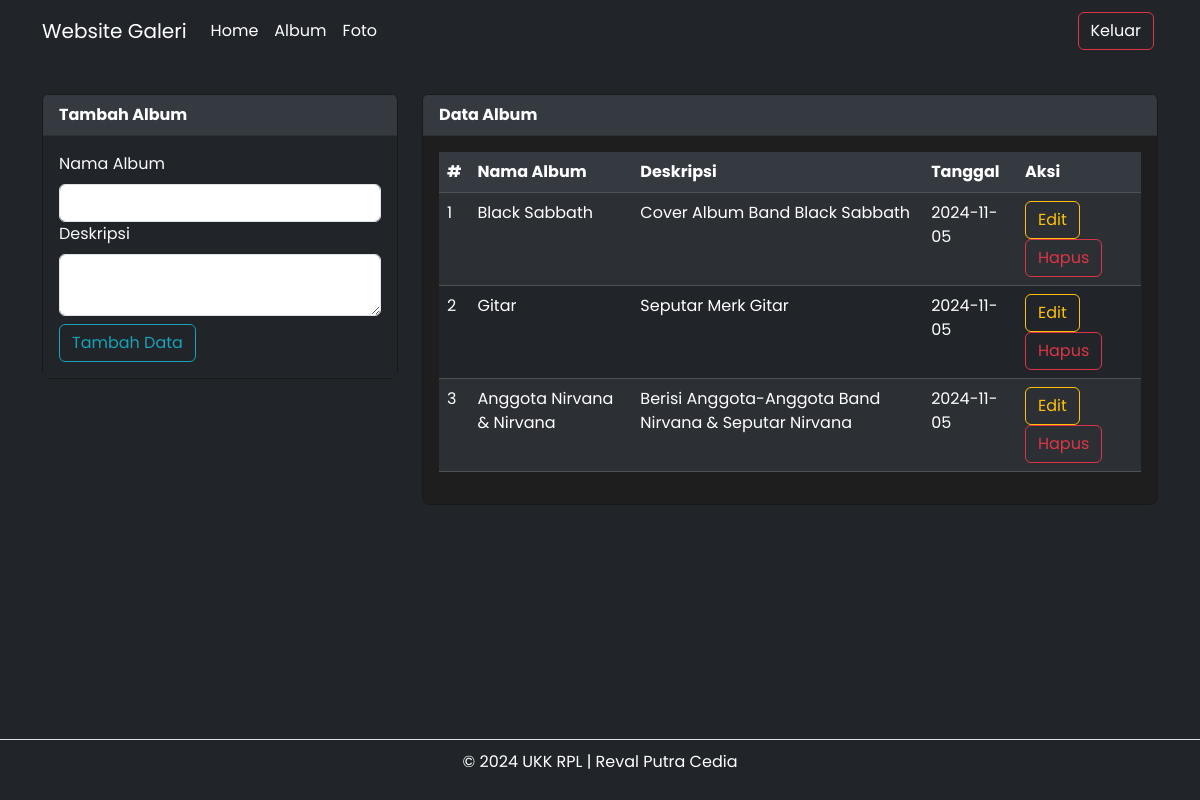
The page /admin/album.php (signed in) on the database its author committed.
### tables this page shows
CREATE TABLE `album` (
  `albumid` int(11) NOT NULL,
  `namaalbum` varchar(255) DEFAULT NULL,
  `deskripsi` text DEFAULT NULL,
  `tanggalbuat` date DEFAULT NULL,
  `userid` int(11) DEFAULT NULL
);

### admin/album.php (the view, shortened to what this page needs)
<?php
include '../config/koneksi.php';
?>
<!DOCTYPE html>
<html lang="id">
<head>
    <link rel="stylesheet" href="https://cdn.jsdelivr.net/npm/bootstrap@5.3.3/dist/css/bootstrap.min.css">
</head>
<body class="bg-dark text-light">
    <nav class="navbar navbar-expand-lg navbar-dark">
        <div class="container">
            <a class="navbar-brand" href="index.php">Website Galeri</a>
            <div class="collapse navbar-collapse" id="navbarNavAltMarkup">
                <div class="navbar-nav me-auto">
                    <a href="home.php" class="nav-link">Home</a>
                    <a href="album.php" class="nav-link">Album</a>
                    <a href="foto.php" class="nav-link">Foto</a>
                </div>
                <a href="../config/aksi_logout.php" class="btn btn-outline-danger m-1">Keluar</a>
            </div>
        </div>
    </nav>
    <div class="container mt-4">
        <div class="row">
            <div class="col-md-4">
                <div class="card mt-2">
                    <div class="card-header">Tambah Album</div>
                    <div class="card-body bg-dark text-light">
                        <form action="../config/aksi_album.php" method="POST">
                            <label  class="form-label">Nama Album</label>
                            <input type="text" class="form-control" name="namaalbum" required>
                            <label class="form-label">Deskripsi</label>
                            <textarea class="form-control" name="deskripsi" required></textarea>
                            <button type="submit" class="btn btn-outline-primary mt-2" name="tambah">Tambah Data</button>
                        </form>
                    </div>
                </div>
            </div>
            <div class="col-md-8">
                <div class="card mt-2">
                    <div class="card-header">Data Album</div>
                    <div class="card-body">
                        <table class="table table-dark table-striped">
                            <thead>
                                <tr>
                                    <th>#</th>
                                    <th>Nama Album</th>
                                    <th>Deskripsi</th>
                                    <th>Tanggal</th>
                                    <th>Aksi</th>
                                </tr>
                            </thead>
                            <tbody>
                                <?php
                                $no = 1;
                                $user_id = $_SESSION['userid'];
                                $query = "SELECT * from album WHERE userid='$user_id'";
                                $sql = mysqli_query($koneksi, $query);
                                while ($data = mysqli_fetch_array($sql)) {
                                ?>
                                    <tr>
                                        <td><?php echo $no++ ?></td>
                                        <td><?php echo $data['namaalbum'] ?></td>
                                        <td><?php echo $data['deskripsi'] ?></td>
                                        <td><?php echo $data['tanggalbuat'] ?></td>
                                        <td>
                                            <button type="button" class="btn btn-outline-warning" data-bs-toggle="modal" data-bs-target="#edit<?php echo $data['albumid'] ?>">Edit</button>
                                            <button type="button" class="btn btn-outline-danger" data-bs-toggle="modal" data-bs-target="#hapus<?php echo $data['albumid'] ?>">Hapus</button>
                                        </td>
                                    </tr>
                                <?php } ?>
                            </tbody>
                        </table>
                    </div>
                </div>
            </div>
        </div>
    </div>
    <footer class="d-flex justify-content-center border-top mt-3 bg-dark fixed-bottom">
        <p>&copy; 2024 UKK RPL | Reval Putra Cedia</p>
    </footer>
</body>
</html>

### admin/album.php (style rules this page uses)
body { font-family: 'Poppins', sans-serif; background-color: #121212; color: #fff; }
.navbar { background-color: #212529; }
.navbar a { color: #fff; }
.card, .modal-content { background-color: #1e1e1e; border-radius: 8px; }
.card-header { background-color: #343a40; color: #fff; font-weight: bold; }
.table, .table th, .table td { color: #fff; }
.table th { background-color: #343a40; }
.btn-outline-primary { border-color: #17a2b8; color: #17a2b8; }
.btn-outline-danger { border-color: #dc3545; color: #dc3545; }
footer { background-color: #212529; color: #fff; padding: 10px; }

### rows shown on the page
album: namaalbum "Black Sabbath", deskripsi "Cover Album Band Black Sabbath", tanggalbuat "2024-11-05"
album: namaalbum "Gitar", deskripsi "Seputar Merk Gitar", tanggalbuat "2024-11-05"
album: namaalbum "Anggota Nirvana & Nirvana", deskripsi "Berisi Anggota-Anggota Band Nirvana & Seputar Nirvana", tanggalbuat "2024-11-05"
